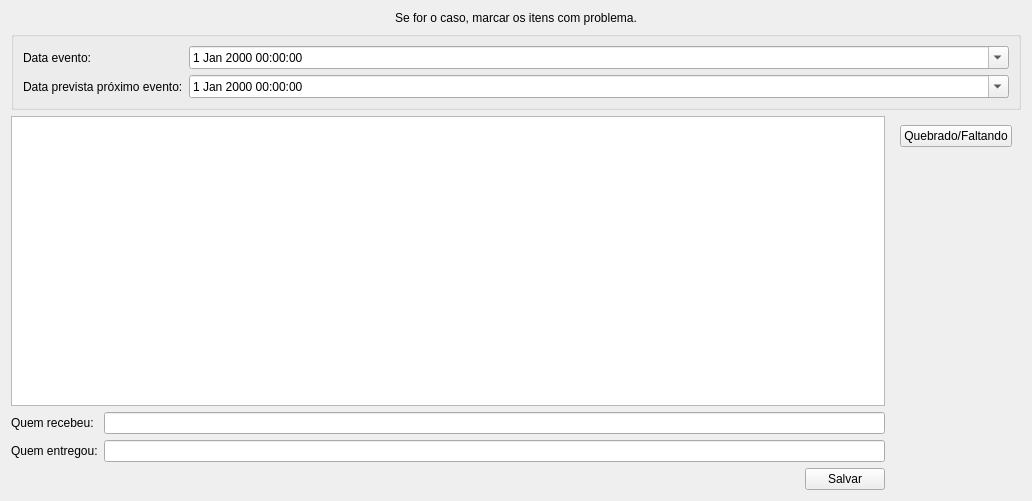
<?xml version="1.0" encoding="UTF-8"?>
<ui version="4.0">
 <class>InputDialogConfirmacao</class>
 <widget class="QWidget" name="InputDialogConfirmacao">
  <property name="geometry">
   <rect>
    <x>0</x>
    <y>0</y>
    <width>1032</width>
    <height>501</height>
   </rect>
  </property>
  <property name="windowTitle">
   <string>Informações</string>
  </property>
  <layout class="QGridLayout" name="gridLayout_4">
   <item row="2" column="0">
    <widget class="TableView" name="tableLogistica">
     <property name="editTriggers">
      <set>QAbstractItemView::NoEditTriggers</set>
     </property>
     <property name="selectionMode">
      <enum>QAbstractItemView::SingleSelection</enum>
     </property>
     <property name="selectionBehavior">
      <enum>QAbstractItemView::SelectRows</enum>
     </property>
    </widget>
   </item>
   <item row="3" column="0">
    <layout class="QGridLayout" name="gridLayout">
     <item row="0" column="0">
      <widget class="QLabel" name="labelRecebeu">
       <property name="text">
        <string>Quem recebeu:</string>
       </property>
      </widget>
     </item>
     <item row="0" column="1">
      <widget class="QLineEdit" name="lineEditRecebeu"/>
     </item>
     <item row="1" column="0">
      <widget class="QLabel" name="labelEntregou">
       <property name="text">
        <string>Quem entregou:</string>
       </property>
      </widget>
     </item>
     <item row="1" column="1">
      <widget class="QLineEdit" name="lineEditEntregou"/>
     </item>
    </layout>
   </item>
   <item row="4" column="0">
    <layout class="QHBoxLayout" name="horizontalLayout">
     <item>
      <spacer name="horizontalSpacer">
       <property name="orientation">
        <enum>Qt::Horizontal</enum>
       </property>
       <property name="sizeHint" stdset="0">
        <size>
         <width>40</width>
         <height>20</height>
        </size>
       </property>
      </spacer>
     </item>
     <item>
      <widget class="QPushButton" name="pushButtonSalvar">
       <property name="sizePolicy">
        <sizepolicy hsizetype="Fixed" vsizetype="Fixed">
         <horstretch>0</horstretch>
         <verstretch>0</verstretch>
        </sizepolicy>
       </property>
       <property name="text">
        <string>Salvar</string>
       </property>
       <property name="autoDefault">
        <bool>false</bool>
       </property>
      </widget>
     </item>
    </layout>
   </item>
   <item row="2" column="1">
    <widget class="QFrame" name="frameQuebrado">
     <layout class="QGridLayout" name="gridLayout_3">
      <item row="0" column="0">
       <widget class="QPushButton" name="pushButtonQuebradoFaltando">
        <property name="enabled">
         <bool>true</bool>
        </property>
        <property name="text">
         <string>Quebrado/Faltando</string>
        </property>
       </widget>
      </item>
      <item row="1" column="0">
       <spacer name="verticalSpacer">
        <property name="orientation">
         <enum>Qt::Vertical</enum>
        </property>
        <property name="sizeHint" stdset="0">
         <size>
          <width>99</width>
          <height>267</height>
         </size>
        </property>
       </spacer>
      </item>
     </layout>
    </widget>
   </item>
   <item row="1" column="0" colspan="2">
    <widget class="QGroupBox" name="frameData">
     <property name="sizePolicy">
      <sizepolicy hsizetype="Preferred" vsizetype="Maximum">
       <horstretch>0</horstretch>
       <verstretch>0</verstretch>
      </sizepolicy>
     </property>
     <layout class="QGridLayout" name="gridLayout_2">
      <item row="1" column="0">
       <widget class="QLabel" name="labelEvento">
        <property name="text">
         <string>Data evento:</string>
        </property>
       </widget>
      </item>
      <item row="2" column="0">
       <widget class="QLabel" name="labelProximoEvento">
        <property name="text">
         <string>Data prevista próximo evento:</string>
        </property>
       </widget>
      </item>
      <item row="1" column="1">
       <widget class="QDateTimeEdit" name="dateEditEvento">
        <property name="sizePolicy">
         <sizepolicy hsizetype="Expanding" vsizetype="Fixed">
          <horstretch>0</horstretch>
          <verstretch>0</verstretch>
         </sizepolicy>
        </property>
        <property name="calendarPopup">
         <bool>true</bool>
        </property>
       </widget>
      </item>
      <item row="2" column="1">
       <widget class="QDateTimeEdit" name="dateEditProximo">
        <property name="sizePolicy">
         <sizepolicy hsizetype="Expanding" vsizetype="Fixed">
          <horstretch>0</horstretch>
          <verstretch>0</verstretch>
         </sizepolicy>
        </property>
        <property name="calendarPopup">
         <bool>true</bool>
        </property>
       </widget>
      </item>
     </layout>
    </widget>
   </item>
   <item row="0" column="0" colspan="2">
    <widget class="QLabel" name="labelAviso">
     <property name="text">
      <string>Se for o caso, marcar os itens com problema.</string>
     </property>
     <property name="alignment">
      <set>Qt::AlignCenter</set>
     </property>
    </widget>
   </item>
  </layout>
 </widget>
 <customwidgets>
  <customwidget>
   <class>TableView</class>
   <extends>QTableView</extends>
   <header>src/tableview.h</header>
  </customwidget>
 </customwidgets>
 <resources/>
 <connections/>
</ui>
